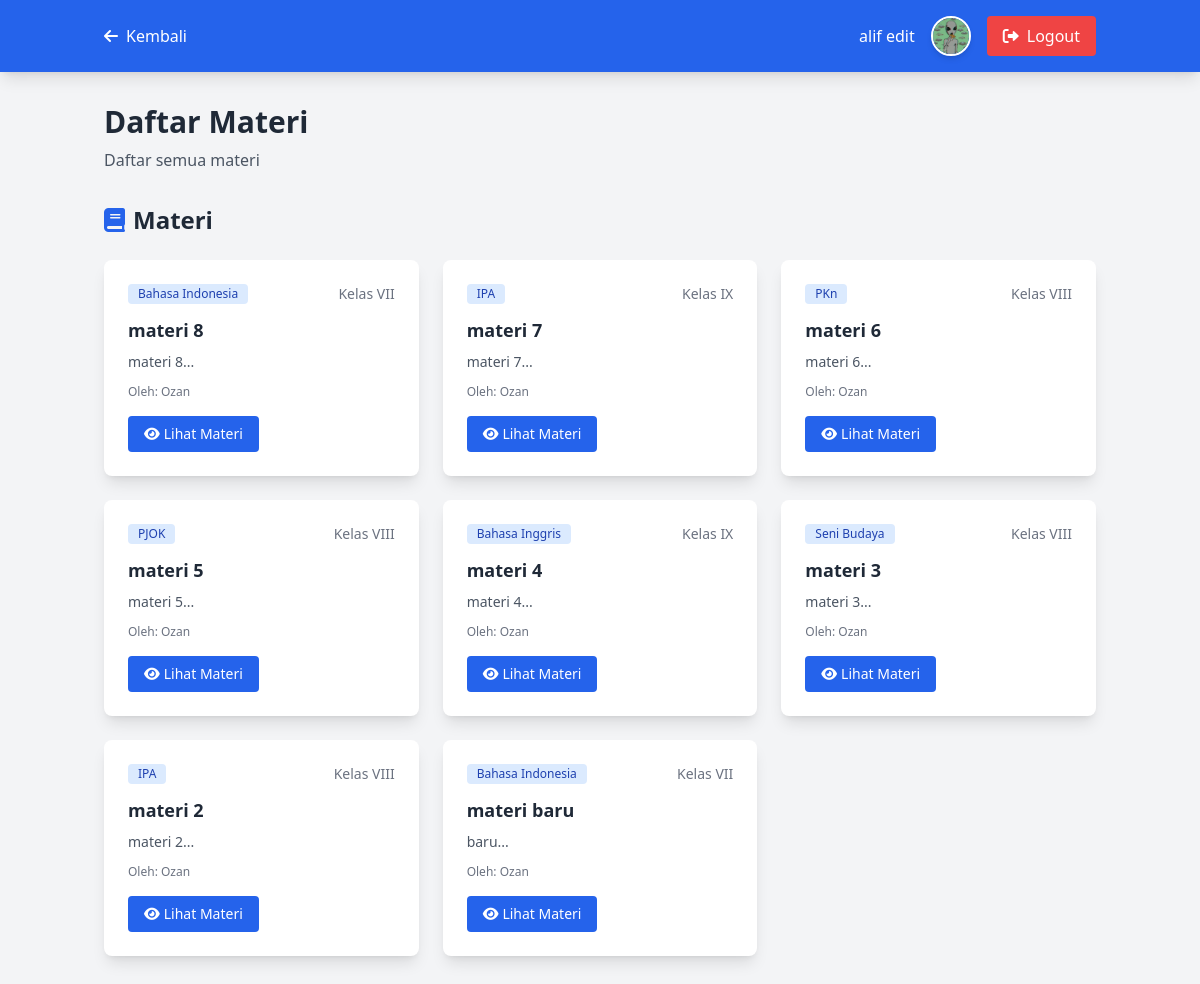
/student/materials.php (signed in), run on the app's committed database.
### tables this page shows
CREATE TABLE IF NOT EXISTS `users` (
  `id` int(11) NOT NULL AUTO_INCREMENT,
  `username` varchar(50) NOT NULL,
  `password` varchar(255) NOT NULL,
  `full_name` varchar(100) NOT NULL,
  `email` varchar(100) NOT NULL,
  `role` enum('teacher', 'student') NOT NULL,
  `created_at` timestamp NOT NULL DEFAULT current_timestamp(),
  `nis` varchar(50) DEFAULT NULL,
  `ttl` varchar(50) DEFAULT NULL,
  `phone` varchar(20) DEFAULT NULL,
  `gender` char(1) DEFAULT NULL,
  `foto` varchar(100) NOT NULL,
  PRIMARY KEY (`id`),
  UNIQUE KEY `username` (`username`)
);

CREATE TABLE IF NOT EXISTS `materials` (
  `id` int(11) NOT NULL AUTO_INCREMENT,
  `title` varchar(200) NOT NULL,
  `description` text DEFAULT NULL,
  `file_path` varchar(255) DEFAULT NULL,
  `subject` varchar(100) NOT NULL,
  `grade_level` varchar(50) NOT NULL,
  `teacher_id` int(11) NOT NULL,
  `created_at` timestamp NOT NULL DEFAULT current_timestamp(),
  PRIMARY KEY (`id`),
  KEY `teacher_id` (`teacher_id`),
  CONSTRAINT `materials_ibfk_1` FOREIGN KEY (`teacher_id`) REFERENCES `users` (`id`)
);

### config/init.php (called while the page is built, shortened)
<?php
$database = new Database();
$db = $database->getConnection();
function isLoggedIn()
{
    return isset($_SESSION['user_id']);
}
function getUser()
{
    global $db;
    $stmt = $db->prepare("SELECT * FROM users WHERE id = ?");
    $stmt->execute([$_SESSION['user_id']]);
    return $stmt->fetch(PDO::FETCH_ASSOC);
}

### student/materials.php (the view, shortened to what this page needs)
<?php
require_once '../config/init.php';
$user = getUser();
$stmt = $db->prepare("SELECT m.*, u.full_name as teacher_name FROM materials m JOIN users u ON m.teacher_id = u.id ORDER BY m.created_at DESC");
$stmt->execute();
$materials = $stmt->fetchAll(PDO::FETCH_ASSOC);
?>
<!DOCTYPE html>
<html lang="id">
<head>
  <script src="https://cdn.tailwindcss.com"></script>
  <link href="https://cdnjs.cloudflare.com/ajax/libs/font-awesome/6.0.0/css/all.min.css" rel="stylesheet">
</head>
<body class="bg-gray-100">
  <nav class="bg-blue-600 text-white shadow-lg">
    <div class="container mx-auto px-4">
      <div class="flex justify-between items-center py-4">
        <div class="flex items-center space-x-4">
          <a href="dashboard.php" class="text-white hover:text-gray-200">
            <i class="fas fa-arrow-left mr-2"></i>Kembali
          </a>
        </div>
        <div class="flex items-center space-x-4">
          <span><?php echo htmlspecialchars($user['full_name']); ?></span>
          <a href="edit-profile.php" title="Edit Profil" class="hover:opacity-80 transition">
            <img src="../logo/guru.jpg" alt="Profil" class="w-10 h-10 rounded-full border-2 border-white shadow-md">
          </a>
          <a href="../auth/logout.php" class="bg-red-500 hover:bg-red-600 px-4 py-2 rounded transition duration-200">
            <i class="fas fa-sign-out-alt mr-2"></i>Logout
          </a>
        </div>
      </div>
    </div>
  </nav>
  <div class="container mx-auto px-4 py-8">
    <div class="mb-8">
      <h2 class="text-3xl font-bold text-gray-800 mb-2">Daftar Materi</h2>
      <p class="text-gray-600">Daftar semua materi</p>
    </div>
    <div class="mb-8">
      <div class="flex justify-between items-center mb-6">
        <h3 class="text-2xl font-bold text-gray-800">
          <i class="fas fa-book mr-2 text-blue-600"></i>Materi
        </h3>
      </div>
      <?php if (empty($materials)): ?>
        <div class="bg-white rounded-lg shadow-lg p-8 text-center">
          <i class="fas fa-book text-4xl text-gray-400 mb-4"></i>
          <p class="text-gray-500">Belum ada materi tersedia</p>
        </div>
      <?php else: ?>
        <div class="grid md:grid-cols-2 lg:grid-cols-3 gap-6">
          <?php foreach ($materials as $material): ?>
            <div class="bg-white rounded-lg shadow-lg overflow-hidden hover:shadow-xl transition duration-200">
              <div class="p-6">
                <div class="flex items-center justify-between mb-3">
                  <span class="bg-blue-100 text-blue-800 text-xs font-medium px-2.5 py-0.5 rounded">
                    <?php echo htmlspecialchars($material['subject']); ?>
                  </span>
                  <span class="text-gray-500 text-sm">Kelas <?php echo htmlspecialchars($material['grade_level']); ?></span>
                </div>
                <h4 class="text-lg font-bold text-gray-800 mb-2"><?php echo htmlspecialchars($material['title']); ?></h4>
                <p class="text-gray-600 text-sm mb-3"><?php echo htmlspecialchars(substr($material['description'], 0, 100)); ?>...</p>
                <p class="text-xs text-gray-500 mb-4">Oleh: <?php echo htmlspecialchars($material['teacher_name']); ?></p>
                <a href="view-material.php?id=<?php echo $material['id']; ?>"
                  class="inline-block bg-blue-600 text-white px-4 py-2 rounded hover:bg-blue-700 transition duration-200 text-sm">
                  <i class="fas fa-eye mr-1"></i>Lihat Materi
                </a>
              </div>
            </div>
          <?php endforeach; ?>
        </div>
      <?php endif; ?>
    </div>
  </div>
</body>
</html>

### data on the page
users: full_name "alif edit"
materials: subject "Bahasa Indonesia", grade_level "VII", title "materi 8", description "materi 8", teacher.full_name "Ozan"
materials: subject "IPA", grade_level "IX", title "materi 7", description "materi 7", teacher.full_name "Ozan"
materials: subject "PKn", grade_level "VIII", title "materi 6", description "materi 6", teacher.full_name "Ozan"
materials: subject "PJOK", grade_level "VIII", title "materi 5", description "materi 5", teacher.full_name "Ozan"
materials: subject "Bahasa Inggris", grade_level "IX", title "materi 4", description "materi 4", teacher.full_name "Ozan"
materials: subject "Seni Budaya", grade_level "VIII", title "materi 3", description "materi 3", teacher.full_name "Ozan"
materials: subject "IPA", grade_level "VIII", title "materi 2", description "materi 2", teacher.full_name "Ozan"
materials: subject "Bahasa Indonesia", grade_level "VII", title "materi baru", description "baru", teacher.full_name "Ozan"
